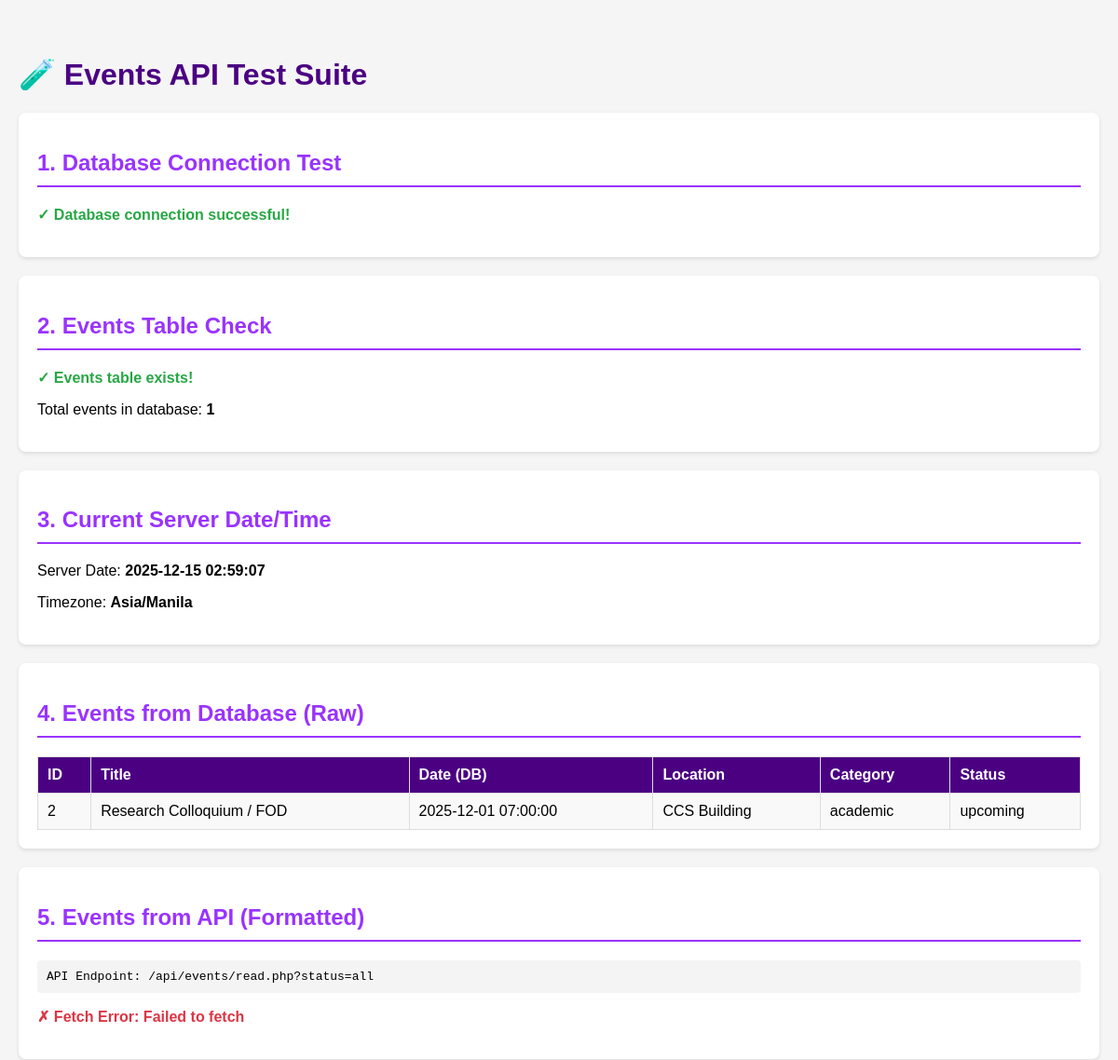
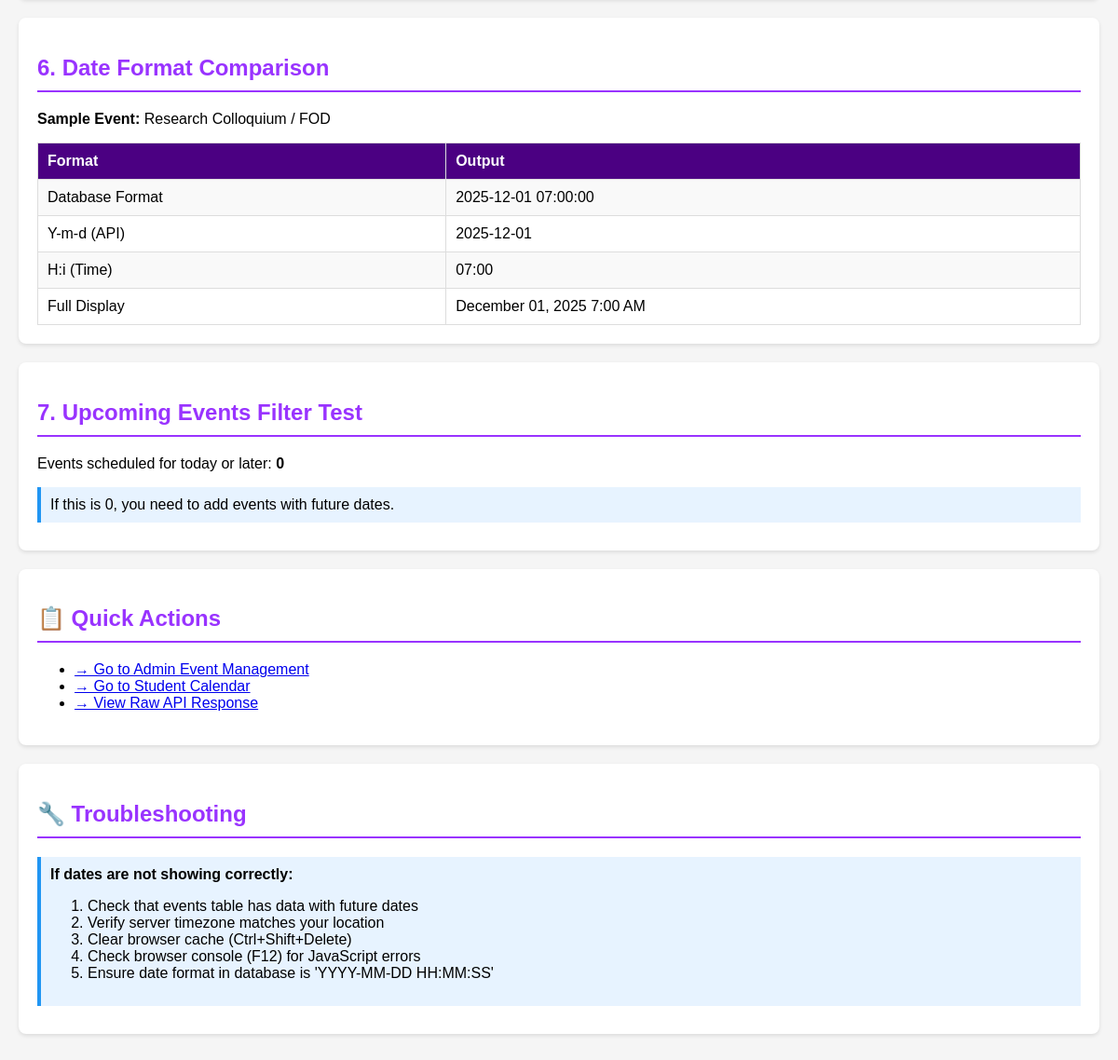
/test_events_api.php, run on the app's committed database (2 pictures, top to bottom).
### tables this page shows
CREATE TABLE `events` (
  `id` int(11) NOT NULL,
  `title` varchar(255) NOT NULL,
  `description` text DEFAULT NULL,
  `date` datetime NOT NULL,
  `end_date` datetime DEFAULT NULL,
  `is_multi_day` tinyint(1) DEFAULT 0,
  `location` varchar(255) DEFAULT NULL,
  `category` varchar(50) DEFAULT 'general',
  `status` enum('upcoming','ongoing','completed','cancelled','archived') DEFAULT 'upcoming',
  `created_by` varchar(255) DEFAULT NULL,
  `created_at` timestamp NOT NULL DEFAULT current_timestamp(),
  `updated_at` timestamp NOT NULL DEFAULT current_timestamp() ON UPDATE current_timestamp()
);

### test_events_api.php (the view, shortened to what this page needs)
<!DOCTYPE html>
<html lang="en">
<head>
</head>
<body>
    <h1>🧪 Events API Test Suite</h1>
    <div class="test-section">
        <h2>1. Database Connection Test</h2>
        <?php
        try {
            $database = new Database();
            $conn = $database->getConnection();
            echo '<p class="success">✓ Database connection successful!</p>';
        } catch (Exception $e) {
            echo '<p class="error">✗ Database connection failed: ' . htmlspecialchars($e->getMessage()) . '</p>';
            exit;
        }
        ?>
    </div>
    <div class="test-section">
        <h2>2. Events Table Check</h2>
        <?php
        try {
            $stmt = $conn->query("SHOW TABLES LIKE 'events'");
            if ($stmt->rowCount() > 0) {
                echo '<p class="success">✓ Events table exists!</p>';
                $stmt = $conn->query("SELECT COUNT(*) as count FROM events");
                $result = $stmt->fetch(PDO::FETCH_ASSOC);
                echo '<p>Total events in database: <strong>' . $result['count'] . '</strong></p>';
            } else {
                echo '<p class="error">✗ Events table does not exist!</p>';
                echo '<div class="info">Please run: <code>sql/create_events_table.sql</code></div>';
            }
        } catch (Exception $e) {
            echo '<p class="error">✗ Error checking table: ' . htmlspecialchars($e->getMessage()) . '</p>';
        }
        ?>
    </div>
    <div class="test-section">
        <h2>3. Current Server Date/Time</h2>
        <?php
        $serverTime = new DateTime();
        echo '<p>Server Date: <strong>' . $serverTime->format('Y-m-d H:i:s') . '</strong></p>';
        echo '<p>Timezone: <strong>' . date_default_timezone_get() . '</strong></p>';
        ?>
    </div>
    <div class="test-section">
        <h2>4. Events from Database (Raw)</h2>
        <?php
        try {
            $query = "SELECT id, title, date, location, category, status
                      FROM events
                      ORDER BY date ASC";
            $stmt = $conn->query($query);
            $events = $stmt->fetchAll(PDO::FETCH_ASSOC);
            if (count($events) > 0) {
                echo '<table>';
                echo '<tr><th>ID</th><th>Title</th><th>Date (DB)</th><th>Location</th><th>Category</th><th>Status</th></tr>';
                foreach ($events as $event) {
                    echo '<tr>';
                    echo '<td>' . htmlspecialchars($event['id']) . '</td>';
                    echo '<td>' . htmlspecialchars($event['title']) . '</td>';
                    echo '<td>' . htmlspecialchars($event['date']) . '</td>';
                    echo '<td>' . htmlspecialchars($event['location']) . '</td>';
                    echo '<td>' . htmlspecialchars($event['category']) . '</td>';
                    echo '<td>' . htmlspecialchars($event['status']) . '</td>';
                    echo '</tr>';
                }
                echo '</table>';
            } else {
                echo '<p class="error">✗ No events found in database</p>';
            }
        } catch (Exception $e) {
            echo '<p class="error">✗ Error: ' . htmlspecialchars($e->getMessage()) . '</p>';
        }
        ?>
    </div>
    <div class="test-section">
        <h2>5. Events from API (Formatted)</h2>
        <div class="code">
            API Endpoint: /api/events/read.php?status=all
        </div>
        <div id="apiResponse"></div>
    </div>
    <div class="test-section">
        <h2>6. Date Format Comparison</h2>
        <?php
        if (isset($events) && count($events) > 0) {
            $sampleEvent = $events[0];
            $eventDate = new DateTime($sampleEvent['date']);
            echo '<p><strong>Sample Event:</strong> ' . htmlspecialchars($sampleEvent['title']) . '</p>';
            echo '<table>';
            echo '<tr><th>Format</th><th>Output</th></tr>';
            echo '<tr><td>Database Format</td><td>' . htmlspecialchars($sampleEvent['date']) . '</td></tr>';
            echo '<tr><td>Y-m-d (API)</td><td>' . $eventDate->format('Y-m-d') . '</td></tr>';
            echo '<tr><td>H:i (Time)</td><td>' . $eventDate->format('H:i') . '</td></tr>';
            echo '<tr><td>Full Display</td><td>' . $eventDate->format('F d, Y g:i A') . '</td></tr>';
            echo '</table>';
        }
        ?>
    </div>
    <div class="test-section">
        <h2>7. Upcoming Events Filter Test</h2>
        <?php
        try {
            $now = date('Y-m-d H:i:s');
            $query = "SELECT COUNT(*) as count
                      FROM events
                      WHERE date >= :now AND status = 'upcoming'";
            $stmt = $conn->prepare($query);
            $stmt->bindParam(':now', $now);
            $stmt->execute();
            $result = $stmt->fetch(PDO::FETCH_ASSOC);
            echo '<p>Events scheduled for today or later: <strong>' . $result['count'] . '</strong></p>';
            echo '<p class="info">If this is 0, you need to add events with future dates.</p>';
        } catch (Exception $e) {
            echo '<p class="error">✗ Error: ' . htmlspecialchars($e->getMessage()) . '</p>';
        }
        ?>
    </div>
    <div class="test-section">
        <h2>📋 Quick Actions</h2>
        <ul>
            <li><a href="pages/events.php">→ Go to Admin Event Management</a></li>
            <li><a href="pages/student-events.php">→ Go to Student Calendar</a></li>
            <li><a href="api/events/read.php?status=all" target="_blank">→ View Raw API Response</a></li>
        </ul>
    </div>
    <div class="test-section">
        <h2>🔧 Troubleshooting</h2>
        <div class="info">
            <strong>If dates are not showing correctly:</strong>
            <ol>
                <li>Check that events table has data with future dates</li>
                <li>Verify server timezone matches your location</li>
                <li>Clear browser cache (Ctrl+Shift+Delete)</li>
                <li>Check browser console (F12) for JavaScript errors</li>
                <li>Ensure date format in database is 'YYYY-MM-DD HH:MM:SS'</li>
            </ol>
        </div>
    </div>
</body>
</html>

### test_events_api.php (style rules this page uses)
body { font-family: Arial, sans-serif; max-width: 1200px; margin: 20px auto; padding: 20px; background: #f5f5f5; }
.test-section { background: white; padding: 20px; margin-bottom: 20px; border-radius: 8px; box-shadow: 0 2px 4px rgba(0,0,0,0.1); }
h1 { color: #4B0082; }
h2 { color: #9933ff; border-bottom: 2px solid #9933ff; padding-bottom: 10px; }
.success { color: #28a745; font-weight: bold; }
table { width: 100%; border-collapse: collapse; margin-top: 10px; }
th, td { padding: 10px; text-align: left; border: 1px solid #ddd; }
th { background: #4B0082; color: white; }
tr:nth-child(even) { background: #f9f9f9; }
.info { background: #e7f3ff; border-left: 4px solid #2196F3; padding: 10px; margin: 10px 0; }
.code { background: #f4f4f4; padding: 10px; border-radius: 4px; font-family: monospace; overflow-x: auto; }

### data on the page
events: id "2", title "Research Colloquium / FOD", date "2025-12-01 07:00:00", location "CCS Building", category "academic", status "upcoming", date "2025-12-01", date "07:00", date "December 01, 2025 7:00 AM"

### other printed values
$result['count'] "1"
date_default_timezone_get() "Asia/Manila"
$result['count'] "0"
